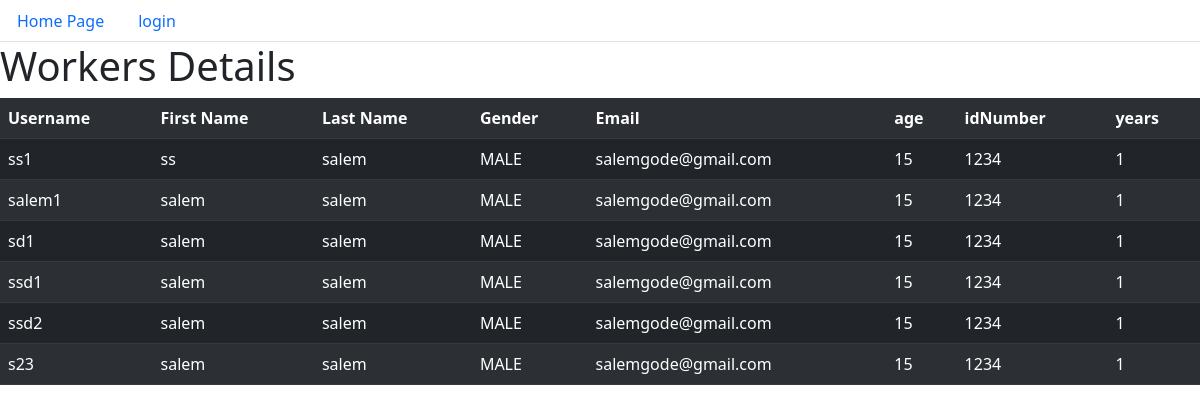
Before: /members/worker_details with the older database file.
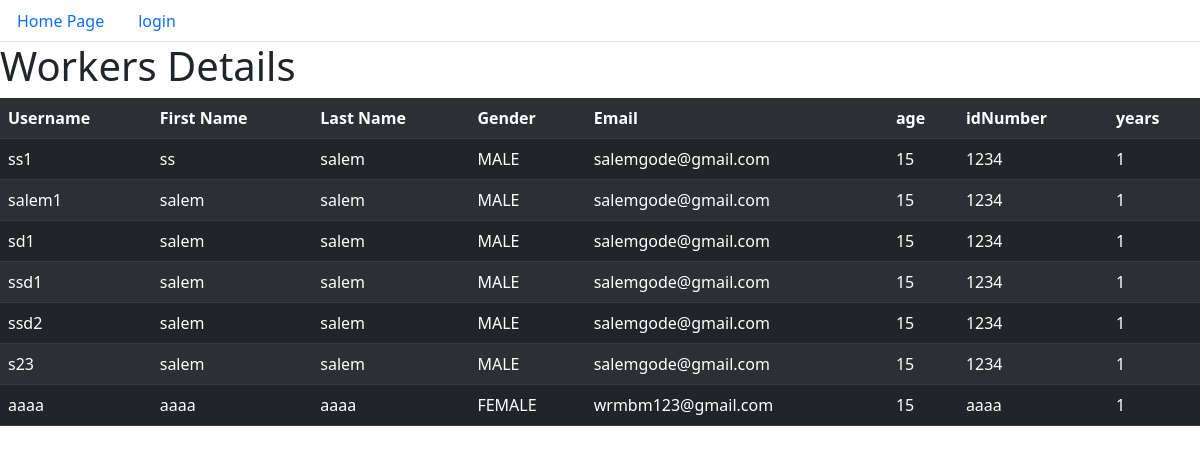
After: the same page with the newer database file.
### members/models.py (models this page shows)
class Worker(models.Model):
    user = models.OneToOneField(User, on_delete=models.CASCADE)
    idNumber = models.CharField(max_length=9)
    gender = models.IntegerField(choices=GENDER_CHOICES)
    age = models.IntegerField(default=15)
    email = models.CharField(max_length=100)
    years = models.IntegerField(default=1)

### members/views.py (the view)
# urls.py: path('worker_details', views.worker_details, name='worker_details'),
def worker_details(request):
    all_workers = Worker.objects.all()
    workers = []
    active = []
    group = Group.objects.get(name='WORKER')
    for worker in all_workers:
        workers.append(worker)
    for worker in workers:
        if worker.user.is_active == True:
            active.append(worker)
    context = {'workers': active}
    return render(request, 'worker_details.html', context)

### members/templates/worker_details.html
{% extends 'base.html' %}
{% block content %}
<h1>Workers Details</h1>
<table class="table table-dark table-striped">
    <tr>
        <th>Username</th>
        <th>First Name</th>
        <th>Last Name</th>
        <th>Gender</th>
        <th>Email</th>
        <th>age</th>
        <th>idNumber</th>
        <th>years</th>
    </tr>
    {% for worker in workers %}
    <tr>
        <td>{{ worker.user.username }}</td>
        <td>{{ worker.user.first_name }}</td>
        <td>{{ worker.user.last_name }}</td>
        {% if worker.gender == 0 %}
        <td>MALE</td>
        {% else%}
        <td> FEMALE</td>
        {% endif %}
        <td>{{ worker.user.email }}</td>
        <td>{{ worker.age }}</td>
        <td>{{ worker.idNumber }}</td>
        <td>{{ worker.years }}</td>
    </tr>
    {% endfor %}
</table>
{% endblock %}

Changed rows visible on the page:
added Worker: user.username "aaaa", user.first_name "aaaa", user.last_name "aaaa", gender "FEMALE", user.email "wrmbm123@gmail.com", age "15", idNumber "aaaa", years "1"
